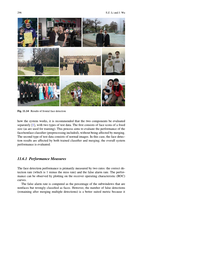
#> input picture resources/book_pages/page-20.png, 198 x 256 px, shrunk from 1700 x 2200 before the run
$ python sweep_book_reproduce.py
#> lines starting #> are read from the running program, lines starting #| are printed output that depends on the picture; after the words box and inside, x2 and y2 are one past the last pixel; in counts of white or black regions, pixels touching at a corner belong together
#> in sweep_fig1114, page is the input picture: shape (256, 198, 3); mean B, G, R 224.5, 226.6, 226.6
#> in sweep_fig1114, `fig = page[y : y + h, x : x + w].copy()`: fig: shape (108, 52, 3); every value is 255
#> in sweep_fig1114, `gray = cv2.cvtColor(fig, cv2.COLOR_BGR2GRAY)`: gray: shape (108, 52); every value is 255
### scripts/reproduce_book_fig1114.py
from __future__ import annotations

import json
from pathlib import Path
from typing import Dict, List, Tuple

import cv2
import numpy as np
from PIL import Image, ImageDraw, ImageFont


ROOT = Path(__file__).resolve().parents[1]
BOOK_PAGE = ROOT / "resources" / "book_pages" / "page-20.png"
OUT_DIR = ROOT / "figures" / "ch1_classical"
OUT_DIR.mkdir(parents=True, exist_ok=True)

# Fixed crop for full Fig. 11.14 on page-20.png (3x3 collage).
CROP = {"x": 146, "y": 148, "w": 933, "h": 710}


def _load_font(size: int) -> ImageFont.FreeTypeFont | ImageFont.ImageFont:
    candidates = [
        "C:/Windows/Fonts/arial.ttf",
        "C:/Windows/Fonts/tahoma.ttf",
    ]
    for fp in candidates:
        try:
            return ImageFont.truetype(fp, size=size)
        except Exception:
            continue
    return ImageFont.load_default()


def _draw_utf8_text(
    img_bgr,
    text: str,
    origin: Tuple[int, int],
    size: int = 22,
    color: Tuple[int, int, int] = (255, 255, 255),
) -> None:
    rgb = cv2.cvtColor(img_bgr, cv2.COLOR_BGR2RGB)
    pil_img = Image.fromarray(rgb)
    draw = ImageDraw.Draw(pil_img)
    font = _load_font(size)
    draw.text(origin, text, font=font, fill=(color[2], color[1], color[0]))
    out = cv2.cvtColor(np.array(pil_img), cv2.COLOR_RGB2BGR)
    img_bgr[:, :] = out


def put_label(img, text: str) -> None:
    cv2.rectangle(img, (8, 8), (min(img.shape[1] - 8, 860), 40), (0, 0, 0), -1)
    _draw_utf8_text(img, text, (14, 12), size=22, color=(255, 255, 255))


# [11 lines left out: function draw_boxes, not called in this run]


def nms(
    boxes: List[Tuple[int, int, int, int]],
    thr: float = 0.35,
) -> List[Tuple[int, int, int, int]]:
    if not boxes:
        return []
    arr = np.array(boxes, dtype=float)
    x1, y1 = arr[:, 0], arr[:, 1]
    x2, y2 = arr[:, 0] + arr[:, 2], arr[:, 1] + arr[:, 3]
    area = (x2 - x1) * (y2 - y1)
    idx = area.argsort()
    pick = []
    while len(idx) > 0:
        i = idx[-1]
        pick.append(i)
        idx = idx[:-1]
        if len(idx) == 0:
            break
        xx1 = x1[idx].clip(min=x1[i])
        yy1 = y1[idx].clip(min=y1[i])
        xx2 = x2[idx].clip(max=x2[i])
        yy2 = y2[idx].clip(max=y2[i])
        w = (xx2 - xx1).clip(min=0)
        h = (yy2 - yy1).clip(min=0)
        inter = w * h
        union = area[i] + area[idx] - inter
        iou = inter / union
        idx = idx[iou <= thr]
    return [tuple(map(int, boxes[i])) for i in pick]


# [14 lines left out: function detect, not called in this run]


def _find_two_splits(
    profile: np.ndarray,
    orth_len: int,
    low_ratio: float,
    min_run: int,
    fallback_a: int,
    fallback_b: int,
) -> Tuple[int, int]:
    """Find two white-gutter split positions from a 1D non-white projection."""
    thr = int(orth_len * low_ratio)
    low = profile < thr
    runs: List[Tuple[int, int]] = []
    start = -1
    for i, v in enumerate(low):
        if v and start < 0:
            start = i
        if (not v) and start >= 0:
            if i - start >= min_run:
                runs.append((start, i - 1))
            start = -1
    if start >= 0 and len(low) - start >= min_run:
        runs.append((start, len(low) - 1))

    # Remove runs too close to borders.
    margin = max(10, len(low) // 20)
    runs = [(a, b) for (a, b) in runs if a > margin and b < len(low) - margin]
    if len(runs) < 2:
        return fallback_a, fallback_b

    # Pick two widest runs then convert to centers.
    runs.sort(key=lambda r: (r[1] - r[0]), reverse=True)
    best = sorted(runs[:2], key=lambda r: r[0])
    s1 = (best[0][0] + best[0][1]) // 2
    s2 = (best[1][0] + best[1][1]) // 2
    return int(s1), int(s2)


def find_panels(fig_bgr) -> List[Tuple[int, int, int, int]]:
    """Find 3x3 collage panels by locating white gutters along X/Y axes."""
    gray = cv2.cvtColor(fig_bgr, cv2.COLOR_BGR2GRAY)
    non_white = (gray < 245).astype(np.uint8)
#> non_white: shape (108, 52); every value is 0
    h, w = gray.shape[:2]
#> h = 108; w = 52
    col_profile = non_white.sum(axis=0)
#> col_profile = 52 values from 0 to 0
    row_profile = non_white.sum(axis=1)
#> row_profile = 108 values from 0 to 0

    sx1, sx2 = _find_two_splits(
        col_profile,
        orth_len=h,
        low_ratio=0.12,
        min_run=6,
        fallback_a=int(w * 0.20),
        fallback_b=int(w * 0.60),
    )
#> the loop in _find_two_splits, `for i, v in enumerate(low):` made 52 passes
#> after the loop in _find_two_splits, `for i, v in enumerate(low):`: runs = []; start = 0
#> in _find_two_splits, `margin = max(10, len(low) // 20)`: margin = 10
#> sx1 = 10; sx2 = 31
    sy1, sy2 = _find_two_splits(
        row_profile,
        orth_len=w,
        low_ratio=0.12,
        min_run=6,
        fallback_a=int(h * 0.34),
        fallback_b=int(h * 0.67),
    )
#> the loop in _find_two_splits (call 2), `for i, v in enumerate(low):` made 108 passes
#> sy1 = 36; sy2 = 72

    xs = [0, sx1, sx2, w]
#> xs = [0, 10, 31, 52]
    ys = [0, sy1, sy2, h]
#> ys = [0, 36, 72, 108]
    panels: List[Tuple[int, int, int, int]] = []
    # Trim each cell to avoid white gutters.
    pad = 4
    for ry in range(3):
        for cx in range(3):
            x1 = xs[cx] + pad
            x2 = xs[cx + 1] - pad
            y1 = ys[ry] + pad
            y2 = ys[ry + 1] - pad
            if x2 > x1 and y2 > y1:
                panels.append((x1, y1, x2 - x1, y2 - y1))
#> after the loop, panels = [(4, 4, 2, 28), (14, 4, 13, 28), (35, 4, 13, 28), (4, 40, 2, 28), (14, 40, 13, 28), (35, 40, 13, 28), (4, 76, 2, 28), (14, 76, 13, 28), (35, 76, 13, 28)]
    return panels


def detect_per_panel(
    gray,
    panels: List[Tuple[int, int, int, int]],
    cascade: cv2.CascadeClassifier,
    scale_factor: float,
    min_neighbors: int,
    min_size: int,
    max_area_ratio: float = 0.30,
    min_ar: float = 0.55,
    max_ar: float = 1.70,
) -> List[Tuple[int, int, int, int]]:
    dets: List[Tuple[int, int, int, int]] = []
    for px, py, pw, ph in panels:
        roi = gray[py : py + ph, px : px + pw]
        raw = cascade.detectMultiScale(
            roi,
            scaleFactor=scale_factor,
            minNeighbors=min_neighbors,
            minSize=(min_size, min_size),
        )
        for x, y, w, h in raw:
            area_ratio = (float(w) * float(h)) / float(pw * ph)
            ar = float(w) / float(h)
            if area_ratio > max_area_ratio:
                continue
            if ar < min_ar or ar > max_ar:
                continue
            dets.append((px + int(x), py + int(y), int(w), int(h)))
    return dets


# [117 lines left out: function main, not called in this run]


# [2 lines that do not run on import are left out]

### scripts/reproduce_book_fig1115.py
from __future__ import annotations

import json
from pathlib import Path
from typing import Dict, List, Tuple

import cv2
import numpy as np
from PIL import Image, ImageDraw, ImageFont


ROOT = Path(__file__).resolve().parents[1]
BOOK_PAGE = ROOT / "resources" / "book_pages" / "page-21.png"
OUT_DIR = ROOT / "figures" / "ch1_classical"
OUT_DIR.mkdir(parents=True, exist_ok=True)

# Fixed crop for full Fig. 11.15 on page-21.png.
CROP = {"x": 140, "y": 150, "w": 940, "h": 1030}


# [27 lines left out: functions _load_font, _draw_utf8_text, not called in this run]


def put_label(img, text: str) -> None:
    cv2.rectangle(img, (8, 8), (min(img.shape[1] - 8, 760), 42), (0, 0, 0), -1)
    _draw_utf8_text(img, text, (14, 12), size=22, color=(255, 255, 255))


def nms(boxes: List[Tuple[int, int, int, int]], thr: float = 0.35) -> List[Tuple[int, int, int, int]]:
    if not boxes:
        return []
    import numpy as np

    arr = np.array(boxes, dtype=float)
    x1, y1 = arr[:, 0], arr[:, 1]
    x2, y2 = arr[:, 0] + arr[:, 2], arr[:, 1] + arr[:, 3]
    area = (x2 - x1) * (y2 - y1)
    idx = area.argsort()
    pick = []
    while len(idx) > 0:
        i = idx[-1]
        pick.append(i)
        idx = idx[:-1]
        if len(idx) == 0:
            break
        xx1 = x1[idx].clip(min=x1[i])
        yy1 = y1[idx].clip(min=y1[i])
        xx2 = x2[idx].clip(max=x2[i])
        yy2 = y2[idx].clip(max=y2[i])
        w = (xx2 - xx1).clip(min=0)
        h = (yy2 - yy1).clip(min=0)
        inter = w * h
        union = area[i] + area[idx] - inter
        iou = inter / union
        idx = idx[iou <= thr]
    return [tuple(map(int, boxes[i])) for i in pick]


def run_multiview_like(
    gray,
    cascades: List[Tuple[cv2.CascadeClassifier, bool]],
    scale_factor: float,
    min_neighbors: int,
    min_size: int,
) -> List[Tuple[int, int, int, int]]:
    boxes: List[Tuple[int, int, int, int]] = []
    width = gray.shape[1]
    for det, mirror_for_pose in cascades:
        raw = det.detectMultiScale(
            gray,
            scaleFactor=scale_factor,
            minNeighbors=min_neighbors,
            minSize=(min_size, min_size),
        )
        boxes.extend((int(x), int(y), int(w), int(h)) for (x, y, w, h) in raw)
        # Mirror pass is only for profile detectors to cover left/right views.
        if mirror_for_pose:
            raw_flip = det.detectMultiScale(
                cv2.flip(gray, 1),
                scaleFactor=scale_factor,
                minNeighbors=min_neighbors,
                minSize=(min_size, min_size),
            )
            for x, y, w, h in raw_flip:
                boxes.append((width - int(x) - int(w), int(y), int(w), int(h)))
    return nms(boxes, thr=0.35)


# [68 lines left out: functions draw_boxes, main, not called in this run]


# [2 lines that do not run on import are left out]

### scripts/sweep_book_reproduce.py
from __future__ import annotations

import csv
import json
import sys
from pathlib import Path
from typing import Dict, List, Tuple

import cv2
import numpy as np

ROOT = Path(__file__).resolve().parents[1]
if str(ROOT) not in sys.path:
    sys.path.insert(0, str(ROOT))

import scripts.reproduce_book_fig1114 as fig1114_mod
import scripts.reproduce_book_fig1115 as fig1115_mod

OUT_DIR = ROOT / "figures" / "ch1_classical"
OUT_DIR.mkdir(parents=True, exist_ok=True)


def _draw_boxes(
    img,
    dets: List[Tuple[int, int, int, int]],
    title: str,
    color: Tuple[int, int, int] = (0, 220, 255),
):
    out = img.copy()
    for x, y, w, h in dets:
        cv2.rectangle(out, (x, y), (x + w, y + h), color, 2)
    fig1114_mod.put_label(out, title)
    return out


def _detect_1114(
    gray,
    panels: List[Tuple[int, int, int, int]],
    cascade_fd: cv2.CascadeClassifier,
    cascade_fa2: cv2.CascadeClassifier,
    use_fa2: bool,
    sf: float,
    mn: int,
    ms: int,
    mar: float,
) -> List[Tuple[int, int, int, int]]:
    dets = fig1114_mod.detect_per_panel(
        gray,
        panels,
        cascade_fd,
        scale_factor=sf,
        min_neighbors=mn,
        min_size=ms,
        max_area_ratio=mar,
    )
    if use_fa2:
        dets += fig1114_mod.detect_per_panel(
            gray,
            panels,
            cascade_fa2,
            scale_factor=sf,
            min_neighbors=mn,
            min_size=ms,
            max_area_ratio=mar,
        )
    return fig1114_mod.nms(dets, thr=0.35)


def _score_1114(
    dets: List[Tuple[int, int, int, int]],
    panels: List[Tuple[int, int, int, int]],
    target_det: int = 27,
) -> Dict[str, float]:
    cnt = [0] * len(panels)
    oversize = 0
    total_area_ratio = 0.0
    for x, y, w, h in dets:
        area = float(w * h)
        for i, (px, py, pw, ph) in enumerate(panels):
            if px <= x < px + pw and py <= y < py + ph:
                cnt[i] += 1
                ar = area / float(pw * ph)
                total_area_ratio += ar
                if ar > 0.20:
                    oversize += 1
                break
    panel_hits = sum(1 for c in cnt if c > 0)
    mean_area_ratio = (total_area_ratio / len(dets)) if dets else 0.0
    score = abs(len(dets) - target_det) + 2.0 * (9 - panel_hits) + 1.5 * oversize
    return {
        "det": float(len(dets)),
        "panel_hits": float(panel_hits),
        "oversize": float(oversize),
        "mean_area_ratio": mean_area_ratio,
        "score": score,
    }


def sweep_fig1114() -> Dict[str, object]:
    page = cv2.imread(str(fig1114_mod.BOOK_PAGE))
    x, y, w, h = (
        fig1114_mod.CROP["x"],
        fig1114_mod.CROP["y"],
        fig1114_mod.CROP["w"],
        fig1114_mod.CROP["h"],
    )
    fig = page[y : y + h, x : x + w].copy()
    gray = cv2.cvtColor(fig, cv2.COLOR_BGR2GRAY)
    panels = fig1114_mod.find_panels(fig)

    haar = Path(cv2.data.haarcascades)
    cascades = {
        "fd": cv2.CascadeClassifier(str(haar / "haarcascade_frontalface_default.xml")),
        "fa2": cv2.CascadeClassifier(str(haar / "haarcascade_frontalface_alt2.xml")),
    }

    rows: List[Dict[str, object]] = []
    for use_fa2 in [False, True]:
        set_name = "fd+fa2" if use_fa2 else "fd"
        for sf in [1.03, 1.05, 1.07, 1.08, 1.10]:
            for mn in [1, 2, 3, 4]:
                for ms in [14, 16, 18, 20, 24]:
                    for mar in [0.20, 0.25, 0.30]:
                        dets = _detect_1114(
                            gray,
                            panels,
                            cascade_fd=cascades["fd"],
                            cascade_fa2=cascades["fa2"],
                            use_fa2=use_fa2,
                            sf=sf,
                            mn=mn,
                            ms=ms,
                            mar=mar,
                        )
                        m = _score_1114(dets, panels, target_det=27)
                        rows.append(
                            {
                                "cascade_set": set_name,
                                "scaleFactor": sf,
                                "minNeighbors": mn,
                                "minSize": ms,
                                "maxAreaRatio": mar,
                                **m,
                            }
                        )
#> this loop made 2 passes

    rows.sort(key=lambda r: float(r["score"]))
    top = rows[:5]

    # Save best image candidates for inspection.
    for i, r in enumerate(top[:3], start=1):
        dets = _detect_1114(
            gray,
            panels,
            cascade_fd=cascades["fd"],
            cascade_fa2=cascades["fa2"],
            use_fa2=(r["cascade_set"] == "fd+fa2"),
            sf=float(r["scaleFactor"]),
            mn=int(r["minNeighbors"]),
            ms=int(r["minSize"]),
            mar=float(r["maxAreaRatio"]),
        )
        vis = _draw_boxes(
            fig,
            dets,
            title=(
                f"Fig11.14 top{i} | set={r['cascade_set']} sf={r['scaleFactor']}"
                f" mn={r['minNeighbors']} ms={r['minSize']} | DET={int(r['det'])}"
            ),
        )
        cv2.imwrite(str(OUT_DIR / f"book_fig1114_sweep_top{i}.jpg"), vis)
#> this loop made 3 passes
#> pass 1, in _draw_utf8_text, `rgb = cv2.cvtColor(img_bgr, cv2.COLOR_BGR2RGB)`:
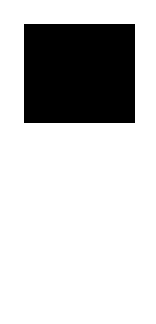
#> rgb: shape (108, 52, 3) (shown 3 times larger); 78.3% white; 1 black region, box (x1, y1, x2, y2) and area: (8, 8, 45, 41) 1221
#> pass 1, in _draw_utf8_text, `out = cv2.cvtColor(np.array(pil_img), cv2.COLOR_RGB2BGR)`:
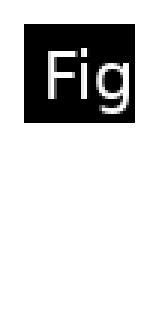
#> out: shape (108, 52, 3) (shown 3 times larger); min 0, max 255, mean 207.8

    csv_path = OUT_DIR / "book_fig1114_sweep.csv"
    with csv_path.open("w", encoding="utf-8", newline="") as f:
        writer = csv.DictWriter(
            f,
            fieldnames=[
                "cascade_set",
                "scaleFactor",
                "minNeighbors",
                "minSize",
                "maxAreaRatio",
                "det",
                "panel_hits",
                "oversize",
                "mean_area_ratio",
                "score",
            ],
        )
        writer.writeheader()
        writer.writerows(rows)

    return {"rows": rows, "top": top, "csv": str(csv_path.relative_to(ROOT)).replace("\\", "/")}


def _score_1115(
    dets: List[Tuple[int, int, int, int]],
    img_w: int,
    img_h: int,
    has_profile: bool,
    target_det: int = 20,
) -> Dict[str, float]:
    total = float(max(1, len(dets)))
    area_ratios = [float(w * h) / float(img_w * img_h) for (_, _, w, h) in dets]
    oversize = sum(1 for a in area_ratios if a > 0.02)
    mean_area_ratio = sum(area_ratios) / total
    score = abs(len(dets) - target_det) + 2.0 * oversize
    # Fig. 11.15 is a multiview example, so profile-aware configuration is preferred.
    if not has_profile:
        score += 0.8
    return {
        "det": float(len(dets)),
        "oversize": float(oversize),
        "mean_area_ratio": mean_area_ratio,
        "score": score,
    }


def _detect_1115(gray, cfg: Dict[str, object]) -> List[Tuple[int, int, int, int]]:
    haar_root = Path(cv2.data.haarcascades)
    cas = [
        (
            cv2.CascadeClassifier(str(haar_root / c)),
            "profileface" in c,
        )
        for c in cfg["cascades"]
    ]
    return fig1115_mod.run_multiview_like(
        gray,
        cascades=cas,
        scale_factor=float(cfg["scaleFactor"]),
        min_neighbors=int(cfg["minNeighbors"]),
        min_size=int(cfg["minSize"]),
    )


def sweep_fig1115() -> Dict[str, object]:
    page = cv2.imread(str(fig1115_mod.BOOK_PAGE))
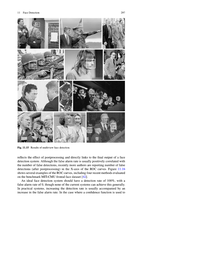
#> input picture resources/book_pages/page-21.png, 198 x 256 px, shrunk from 1700 x 2200 before the run
#> page is the input picture: shape (256, 198, 3); mean B, G, R 219.7, 219.6, 219.6
    x, y, w, h = (
        fig1115_mod.CROP["x"],
        fig1115_mod.CROP["y"],
        fig1115_mod.CROP["w"],
        fig1115_mod.CROP["h"],
    )
    fig = page[y : y + h, x : x + w].copy()
#> fig: shape (106, 58, 3); every value is 255
    gray = cv2.cvtColor(fig, cv2.COLOR_BGR2GRAY)
#> gray: shape (106, 58); every value is 255

    cascade_sets = [
        ["haarcascade_frontalface_default.xml"],
        ["haarcascade_frontalface_default.xml", "haarcascade_frontalface_alt2.xml"],
        [
            "haarcascade_frontalface_default.xml",
            "haarcascade_frontalface_alt2.xml",
            "haarcascade_profileface.xml",
        ],
    ]
    rows: List[Dict[str, object]] = []
    for cset in cascade_sets:
        for sf in [1.05, 1.07, 1.08, 1.10]:
            for mn in [1, 2, 3, 4]:
                for ms in [16, 18, 20, 24]:
                    cfg = {
                        "cascades": cset,
                        "scaleFactor": sf,
                        "minNeighbors": mn,
                        "minSize": ms,
                    }
                    dets = _detect_1115(gray, cfg)
                    m = _score_1115(
                        dets,
                        w,
                        h,
                        has_profile=any("profileface" in c for c in cset),
                        target_det=20,
                    )
                    rows.append(
                        {
                            "cascade_set": "+".join(
                                c.replace("haarcascade_", "").replace(".xml", "") for c in cset
                            ),
                            "scaleFactor": sf,
                            "minNeighbors": mn,
                            "minSize": ms,
                            **m,
                        }
                    )

    rows.sort(key=lambda r: float(r["score"]))
    top = rows[:5]
    for i, r in enumerate(top[:3], start=1):
        cset = []
        for token in str(r["cascade_set"]).split("+"):
            cset.append("haarcascade_" + token + ".xml")
        cfg = {
            "cascades": cset,
            "scaleFactor": float(r["scaleFactor"]),
            "minNeighbors": int(r["minNeighbors"]),
            "minSize": int(r["minSize"]),
        }
        dets = _detect_1115(gray, cfg)
        vis = _draw_boxes(
            fig,
            dets,
            title=(
                f"Fig11.15 top{i} | set={r['cascade_set']} sf={r['scaleFactor']}"
                f" mn={r['minNeighbors']} ms={r['minSize']} | DET={int(r['det'])}"
            ),
        )
        cv2.imwrite(str(OUT_DIR / f"book_fig1115_sweep_top{i}.jpg"), vis)
#> this loop made 3 passes
#> pass 1, in _draw_utf8_text (call 4), `rgb = cv2.cvtColor(img_bgr, cv2.COLOR_BGR2RGB)`:
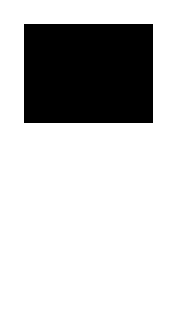
#> rgb: shape (106, 58, 3) (shown 3 times larger); 76.9% white; 1 black region, box (x1, y1, x2, y2) and area: (8, 8, 51, 41) 1419
#> pass 1, in _draw_utf8_text (call 4), `out = cv2.cvtColor(np.array(pil_img), cv2.COLOR_RGB2BGR)`:
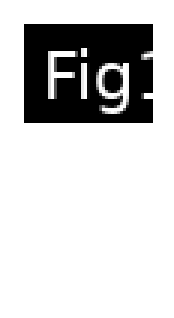
#> out: shape (106, 58, 3) (shown 3 times larger); min 0, max 255, mean 204.3

    csv_path = OUT_DIR / "book_fig1115_sweep.csv"
    with csv_path.open("w", encoding="utf-8", newline="") as f:
        writer = csv.DictWriter(
            f,
            fieldnames=[
                "cascade_set",
                "scaleFactor",
                "minNeighbors",
                "minSize",
                "det",
                "oversize",
                "mean_area_ratio",
                "score",
            ],
        )
        writer.writeheader()
        writer.writerows(rows)

    return {"rows": rows, "top": top, "csv": str(csv_path.relative_to(ROOT)).replace("\\", "/")}


def main() -> None:
    r14 = sweep_fig1114()
    r15 = sweep_fig1115()
    summary = {
        "fig1114": {
            "csv": r14["csv"],
            "top3": r14["top"][:3],
            "selected_for_cfgA": r14["top"][0],
            "selected_for_cfgB": r14["top"][1],
        },
        "fig1115": {
            "csv": r15["csv"],
            "top3": r15["top"][:3],
            "selected_for_best": r15["top"][0],
        },
    }
    out = OUT_DIR / "book_reproduce_sweep_summary.json"
    out.write_text(json.dumps(summary, indent=2), encoding="utf-8")
    print("Saved:", OUT_DIR / "book_fig1114_sweep.csv")
    print("Saved:", OUT_DIR / "book_fig1115_sweep.csv")
    print("Saved:", out)
    print("Top Fig11.14:", summary["fig1114"]["top3"][0])
#| Top Fig11.14: {'cascade_set': 'fd', 'scaleFactor': 1.03, 'minNeighbors': 1, 'minSize': 14, 'maxAreaRatio': 0.2, 'det': 0.0, 'panel_hits': 0.0, 'oversize': 0.0, 'mean_area_ratio': 0.0, 'score': 45.0}
    print("Top Fig11.15:", summary["fig1115"]["top3"][0])
#| Top Fig11.15: {'cascade_set': 'frontalface_default+frontalface_alt2+profileface', 'scaleFactor': 1.05, 'minNeighbors': 1, 'minSize': 16, 'det': 0.0, 'oversize': 0.0, 'mean_area_ratio': 0.0, 'score': 20.0}


if __name__ == "__main__":
    main()
